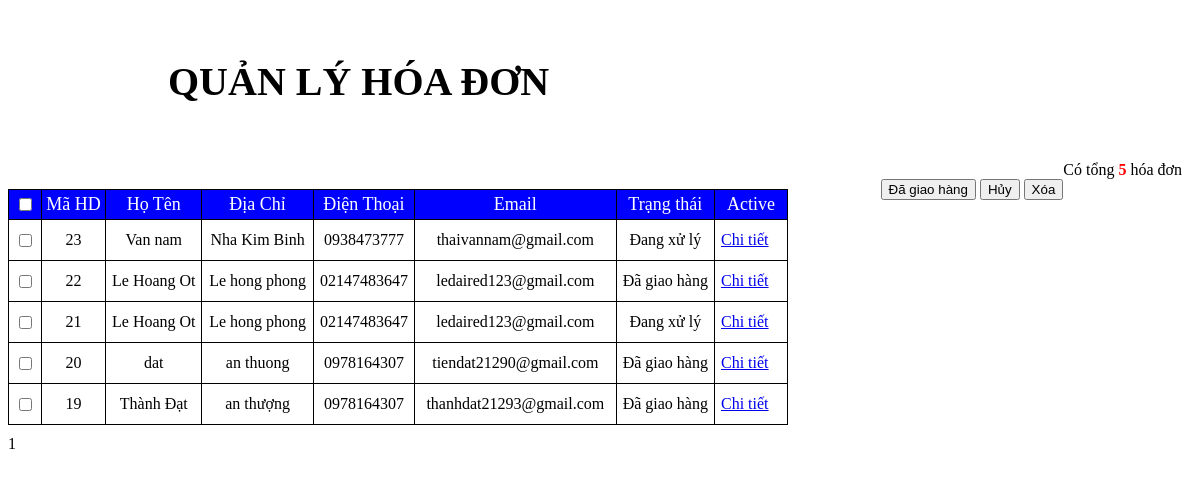
Before: /admin/hoadon.php with the older database file.
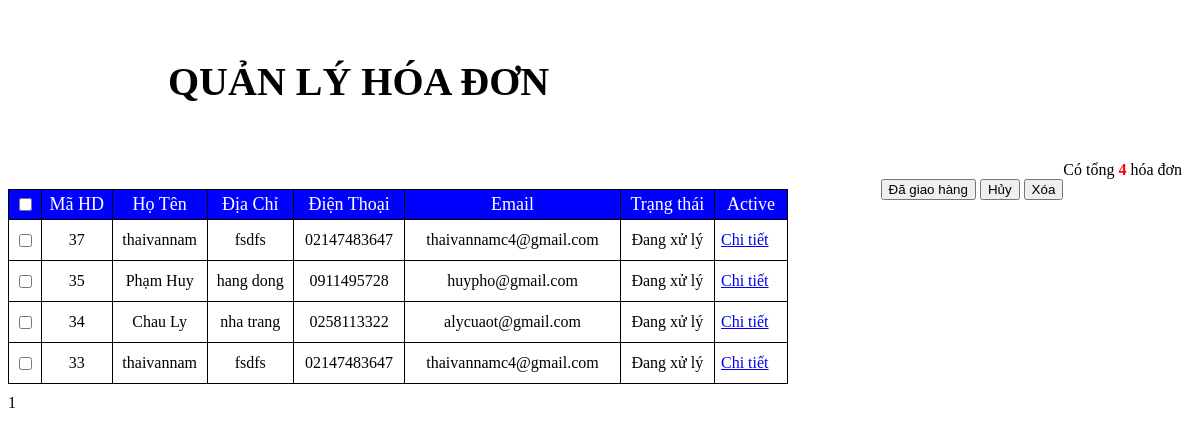
After: the same page with the newer database file.
### tables this page shows
CREATE TABLE `hoadon` (
  `mahd` int(11) NOT NULL,
  `idnd` int(11) NOT NULL,
  `hoten` varchar(50) NOT NULL,
  `diachi` varchar(255) NOT NULL,
  `dienthoai` int(11) NOT NULL,
  `email` varchar(255) NOT NULL,
  `ngaydathang` date NOT NULL,
  `trangthai` int(11) NOT NULL
);

### admin/hoadon.php (the view, shortened to what this page needs)
<link rel="stylesheet" href="css/hienthi_sp.css">
<?php
	include ('../include/connect.php');
    $select = "select * from hoadon";
    $query = mysqli_query($mysqli,$select);
    $dem = mysqli_num_rows($query);
?>
<div class="quanlysp">
	<h3>QUẢN LÝ HÓA ĐƠN</h3>
	<p>Có tổng <font color=red><b><?php echo $dem ?></b></font> hóa đơn</p><br>
	<form action="admin.php?admin=xulyhd" method="post">
		<div id="check">
			<p>
				<input type="submit" name="giaohang" value="Đã giao hàng" />
				<input type="submit" name="huy" value="Hủy" />
				<input type="submit" name="xoa" value="Xóa" />
			</p>
		</div>
</div>
<table>
    <tr class='tieude_hienthi_sp'>
        <td width="30"><input type="checkbox" name="check"  class="checkbox" onclick="checkall('item', this)"></td>
        <td>Mã HD</td>
        <td>Họ Tên</td>
        <td>Địa Chỉ</td>
        <td>Điện Thoại</td>
        <td>Email</td>
        <td>Trạng thái</td>
        <td colspan=2>Active</td>
    </tr>
    <?php
		if(!isset($_GET['page'])){
		$page = 1;
		} else {
		$page = $_GET['page'];
		}
		$max_results = 10;
		$from = (($page * $max_results) - $max_results);
		$sql = mysqli_query($mysqli,"SELECT * FROM hoadon ORDER by mahd DESC  LIMIT $from, $max_results");
    if($dem > 0)
        while ($bien = mysqli_fetch_array($sql))
        {
?>
            <tr class='noidung_hienthi_sp'>
                <td class="masp_hienthi_sp"><input type="checkbox" name="id[]" class="item" class="checkbox" value="<?=$bien['mahd']?>"/></td>
                <td class="masp_hienthi_sp"><?php  echo $bien['mahd'] ?></td>
                <td class="stt_hienthi_sp"><?php echo $bien['hoten'] ?></td>
				<td class="sl_hienthi_sp"><?php echo $bien['diachi'] ?></td>
				<td class="sl_hienthi_sp">0<?php echo $bien['dienthoai'] ?></td>
				<td class="sl_hienthi_sp"><?php echo $bien['email'] ?></td>
				<td class="sl_hienthi_sp"><?php if($bien['trangthai']==1) echo "Đang xử lý"; else if($bien['trangthai']==2) echo"Đã giao hàng"; else echo"Đã hủy đơn hàng";?></td>
				<td class="active_hienthi_sp" style="width:70px;"><a href="admin.php?admin=chitiethoadon&mahd=<?php echo $bien['mahd']; ?> " style="float:left;">Chi tiết</a>
				</td>
            </tr>
<?php
    }
    else echo "<tr><td colspan='6'>Không có sản phẩm trong CSDL</td></tr>";
?>
</table>
	<div id="phantrang_sp">
	<?php
			$result = mysqli_query($mysqli,"SELECT COUNT(*) as Num FROM hoadon");
			$row = mysqli_fetch_assoc($result);
			$total_results = $row['Num'];
			$total_pages = ceil($total_results / $max_results);
			for($i = 1; $i <= $total_pages; $i++){
			if(($page) == $i){
			echo "$i&nbsp;";
			} else {
			echo "<a href=\"".$_SERVER['PHP_SELF']."?admin=hienthihd&page=$i\"><button class='so'>$i</button></a>&nbsp;";
			}
			}
	?>
	</div>

Changed rows visible on the page:
removed hoadon: mahd "23", hoten "Van nam", diachi "Nha Kim Binh", dienthoai "938473777", email "thaivannam@gmail.com", trangthai "Đang xử lý"
removed hoadon: mahd "22", hoten "Le Hoang Ot", diachi "Le hong phong", dienthoai "2147483647", email "ledaired123@gmail.com", trangthai "Đã giao hàng"
removed hoadon: mahd "21", hoten "Le Hoang Ot", diachi "Le hong phong", dienthoai "2147483647", email "ledaired123@gmail.com", trangthai "Đang xử lý"
removed hoadon: mahd "20", hoten "dat", diachi "an thuong", dienthoai "978164307", email "tiendat21290@gmail.com", trangthai "Đã giao hàng"
removed hoadon: mahd "19", hoten "Thành Đạt", diachi "an thượng", dienthoai "978164307", email "thanhdat21293@gmail.com", trangthai "Đã giao hàng"
added hoadon: mahd "37", hoten "thaivannam", diachi "fsdfs", dienthoai "2147483647", email "thaivannamc4@gmail.com", trangthai "Đang xử lý"
added hoadon: mahd "35", hoten "Phạm Huy", diachi "hang dong", dienthoai "911495728", email "huypho@gmail.com", trangthai "Đang xử lý"
added hoadon: mahd "34", hoten "Chau Ly", diachi "nha trang", dienthoai "258113322", email "alycuaot@gmail.com", trangthai "Đang xử lý"
added hoadon: mahd "33", hoten "thaivannam", diachi "fsdfs", dienthoai "2147483647", email "thaivannamc4@gmail.com", trangthai "Đang xử lý"
Other visible differences:
$dem: "5" → "4"
